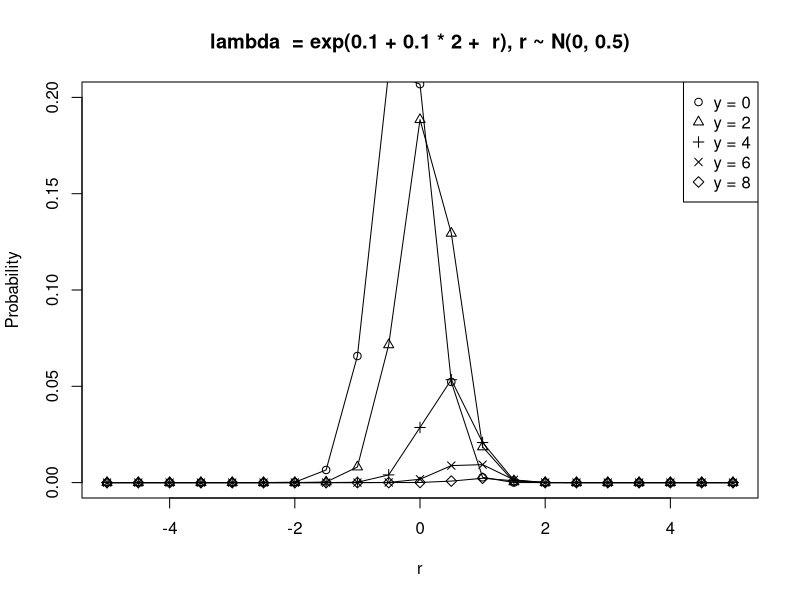
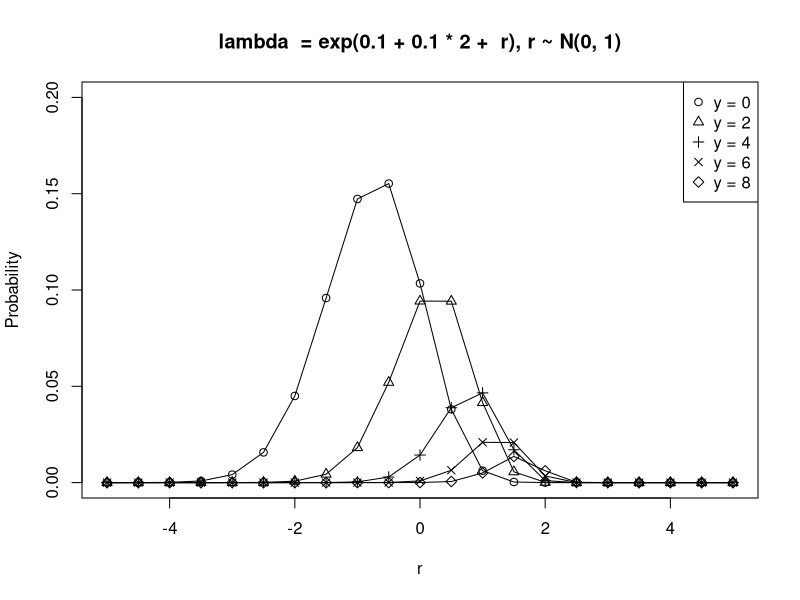
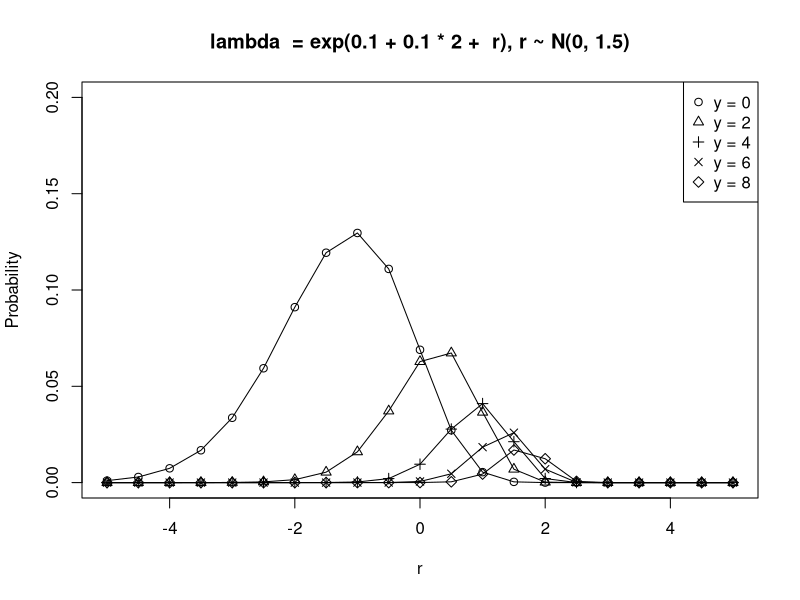
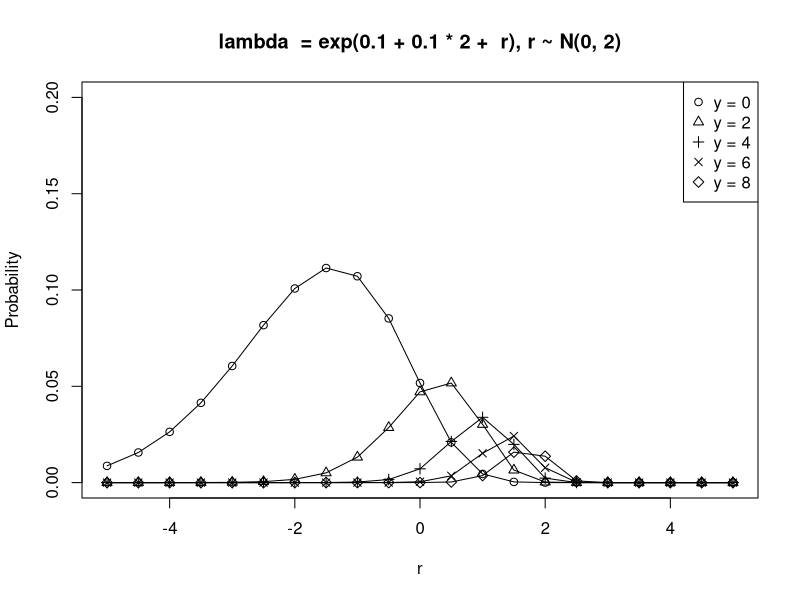
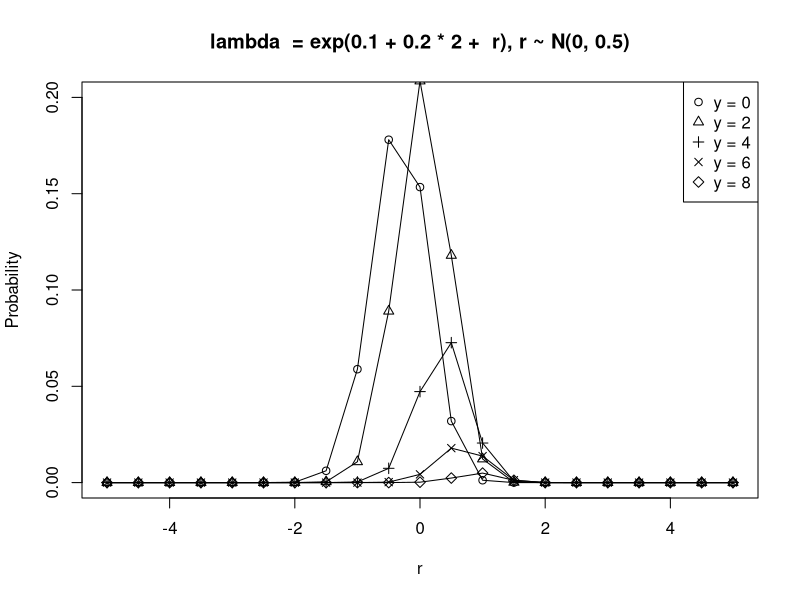
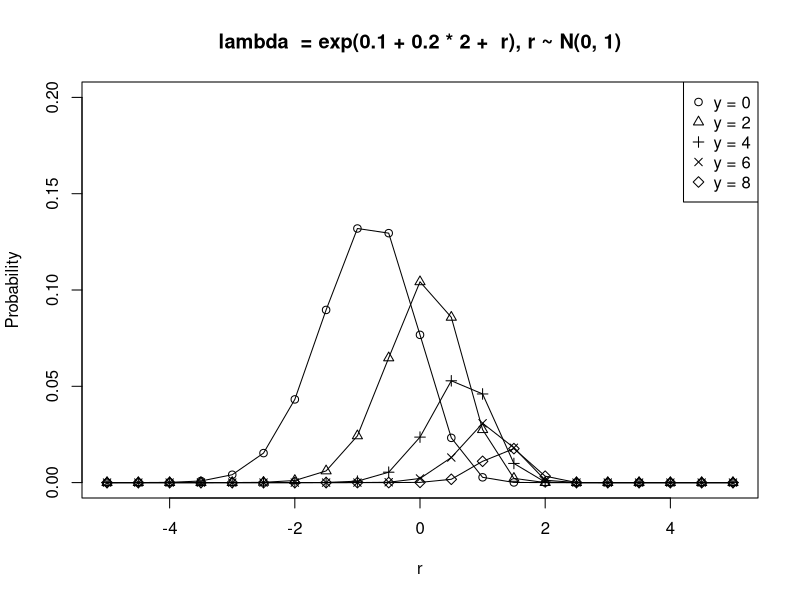
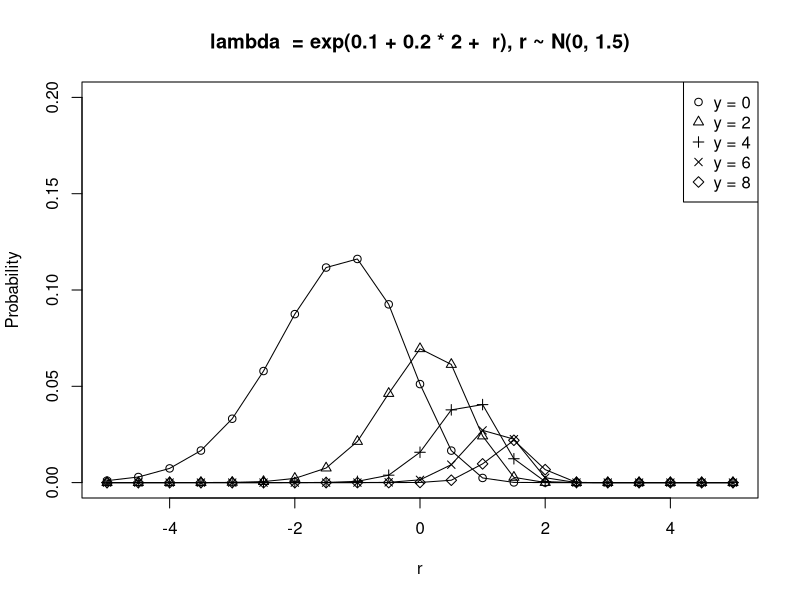
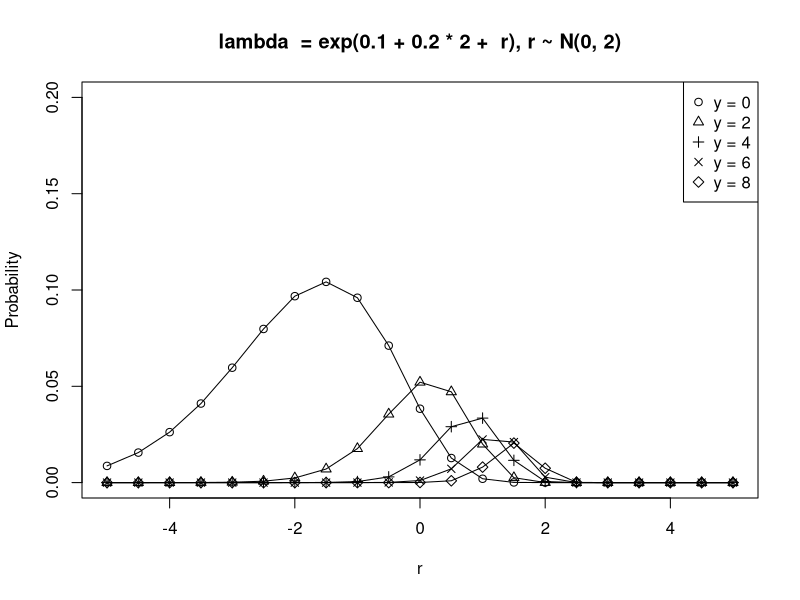

Write the R code that produced these figures, in order.
linkFunction <- function(b1, b2, x) {
  function(r) {
    exp(b1 + b2 * x + r)
  }
}

distribution <- function(y, s, linkFunction) {
  l <- match.fun(linkFunction)
  function(r) {
    dpois(y, l(r)) * dnorm(r, mean = 0, sd = s)
  }
}

xl <- "r"
yl <- "Probability"
ys <- seq(0, 8, by = 2)
rs <- seq(-5, 5, by = 0.5)
b1 <- 0.1
legends = paste0("y = ", ys)
for (b2 in seq(0.1, 0.5, by = 0.1)) {
  for (s in c(0.5, 1.0, 1.5, 2.0)) {
    l <- linkFunction(b1, b2, 2)
    title <- paste0("lambda  = exp(", b1, " + ", b2, " * 2 +  r), r ~ N(0, ", s, ")")
    plot(0, 0, type = "n", xlim = c(-5, 5), ylim = c(0.0, 0.2), main = title, xlab = xl, ylab = yl)
    for (i in 1:5) {
      d <- distribution(ys[i], s, l)
      lines(rs, d(rs), type = "l")
      points(rs, d(rs), pch = i)
    }
    legend("topright", legend = legends, pch = 1:5)
  }
}
